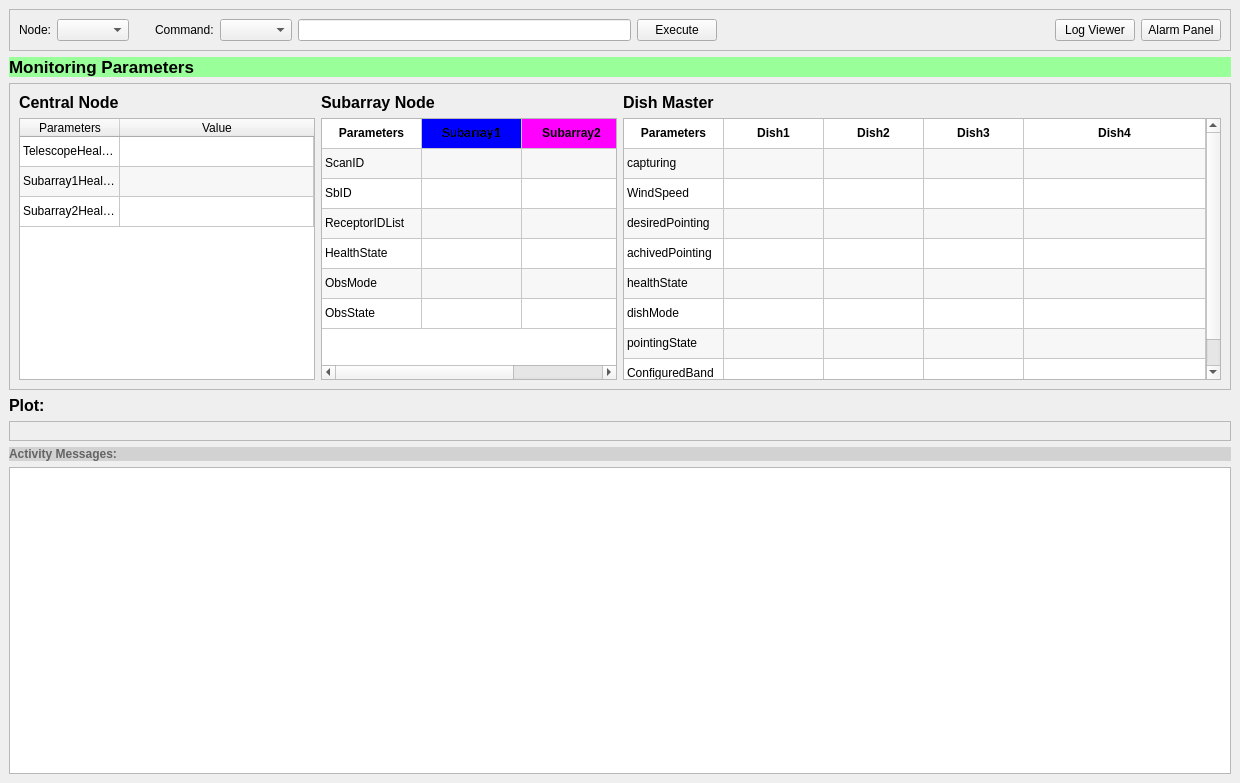
<?xml version="1.0" encoding="UTF-8"?>
<ui version="4.0">
 <class>MainWindow</class>
 <widget class="QMainWindow" name="MainWindow">
  <property name="geometry">
   <rect>
    <x>0</x>
    <y>0</y>
    <width>1240</width>
    <height>783</height>
   </rect>
  </property>
  <property name="windowTitle">
   <string>Telescope Monitoring and Controlling System (Prototype Phase-1)</string>
  </property>
  <widget class="QWidget" name="centralwidget">
   <layout class="QVBoxLayout" name="verticalLayout_10">
    <item>
     <widget class="QFrame" name="frame">
      <property name="frameShape">
       <enum>QFrame::StyledPanel</enum>
      </property>
      <property name="frameShadow">
       <enum>QFrame::Raised</enum>
      </property>
      <layout class="QVBoxLayout" name="verticalLayout_6">
       <item>
        <layout class="QHBoxLayout" name="horizontalLayout">
         <item>
          <widget class="QLabel" name="label">
           <property name="text">
            <string>Node:</string>
           </property>
          </widget>
         </item>
         <item>
          <widget class="QComboBox" name="comboBoxNode">
           <property name="sizeAdjustPolicy">
            <enum>QComboBox::AdjustToContents</enum>
           </property>
          </widget>
         </item>
         <item>
          <spacer name="horizontalSpacer">
           <property name="orientation">
            <enum>Qt::Horizontal</enum>
           </property>
           <property name="sizeType">
            <enum>QSizePolicy::Fixed</enum>
           </property>
           <property name="sizeHint" stdset="0">
            <size>
             <width>20</width>
             <height>20</height>
            </size>
           </property>
          </spacer>
         </item>
         <item>
          <widget class="QLabel" name="label_2">
           <property name="text">
            <string>Command:</string>
           </property>
          </widget>
         </item>
         <item>
          <widget class="QComboBox" name="comboBoxCommand"/>
         </item>
         <item>
          <widget class="QLineEdit" name="lineEditCommandTerminal"/>
         </item>
         <item>
          <widget class="QPushButton" name="pushButtonExecute">
           <property name="text">
            <string>Execute</string>
           </property>
          </widget>
         </item>
         <item>
          <spacer name="horizontalSpacer_2">
           <property name="orientation">
            <enum>Qt::Horizontal</enum>
           </property>
           <property name="sizeHint" stdset="0">
            <size>
             <width>40</width>
             <height>20</height>
            </size>
           </property>
          </spacer>
         </item>
         <item>
          <widget class="QPushButton" name="pushButtonLogViwer">
           <property name="text">
            <string>Log Viewer</string>
           </property>
          </widget>
         </item>
         <item>
          <widget class="QPushButton" name="pushButtonAlarmPanel">
           <property name="text">
            <string>Alarm Panel</string>
           </property>
          </widget>
         </item>
        </layout>
       </item>
      </layout>
     </widget>
    </item>
    <item>
     <widget class="QLabel" name="label_4">
      <property name="font">
       <font>
        <pointsize>13</pointsize>
        <weight>75</weight>
        <bold>true</bold>
       </font>
      </property>
      <property name="styleSheet">
       <string notr="true">background-color: #99FF99;</string>
      </property>
      <property name="text">
       <string>Monitoring Parameters</string>
      </property>
     </widget>
    </item>
    <item>
     <widget class="QFrame" name="frame_2">
      <property name="frameShape">
       <enum>QFrame::StyledPanel</enum>
      </property>
      <property name="frameShadow">
       <enum>QFrame::Raised</enum>
      </property>
      <layout class="QHBoxLayout" name="horizontalLayout_5">
       <item>
        <layout class="QVBoxLayout" name="verticalLayout_7">
         <item>
          <layout class="QHBoxLayout" name="horizontalLayout_4">
           <item>
            <layout class="QVBoxLayout" name="verticalLayout">
             <item>
              <widget class="QLabel" name="label_5">
               <property name="font">
                <font>
                 <pointsize>12</pointsize>
                 <weight>75</weight>
                 <bold>true</bold>
                </font>
               </property>
               <property name="text">
                <string>Central Node</string>
               </property>
              </widget>
             </item>
             <item>
              <widget class="QTableWidget" name="tableWidgetCentral">
               <property name="minimumSize">
                <size>
                 <width>0</width>
                 <height>120</height>
                </size>
               </property>
               <property name="editTriggers">
                <set>QAbstractItemView::AnyKeyPressed|QAbstractItemView::EditKeyPressed</set>
               </property>
               <property name="alternatingRowColors">
                <bool>true</bool>
               </property>
               <property name="rowCount">
                <number>3</number>
               </property>
               <attribute name="horizontalHeaderCascadingSectionResizes">
                <bool>true</bool>
               </attribute>
               <attribute name="horizontalHeaderStretchLastSection">
                <bool>true</bool>
               </attribute>
               <attribute name="verticalHeaderVisible">
                <bool>false</bool>
               </attribute>
               <row/>
               <row/>
               <row/>
               <column>
                <property name="text">
                 <string>Parameters</string>
                </property>
               </column>
               <column>
                <property name="text">
                 <string>Value</string>
                </property>
               </column>
               <item row="0" column="0">
                <property name="text">
                 <string>TelescopeHealthState</string>
                </property>
               </item>
               <item row="1" column="0">
                <property name="text">
                 <string>Subarray1HealthState</string>
                </property>
               </item>
               <item row="2" column="0">
                <property name="text">
                 <string>Subarray2HealthState</string>
                </property>
               </item>
              </widget>
             </item>
            </layout>
           </item>
           <item>
            <layout class="QVBoxLayout" name="verticalLayout_2">
             <item>
              <widget class="QLabel" name="label_6">
               <property name="font">
                <font>
                 <pointsize>12</pointsize>
                 <weight>75</weight>
                 <bold>true</bold>
                </font>
               </property>
               <property name="text">
                <string>Subarray Node</string>
               </property>
              </widget>
             </item>
             <item>
              <widget class="QTableWidget" name="tableWidgetSubarray">
               <property name="minimumSize">
                <size>
                 <width>0</width>
                 <height>120</height>
                </size>
               </property>
               <property name="editTriggers">
                <set>QAbstractItemView::AnyKeyPressed|QAbstractItemView::EditKeyPressed</set>
               </property>
               <property name="alternatingRowColors">
                <bool>true</bool>
               </property>
               <property name="rowCount">
                <number>7</number>
               </property>
               <attribute name="horizontalHeaderVisible">
                <bool>false</bool>
               </attribute>
               <attribute name="horizontalHeaderStretchLastSection">
                <bool>true</bool>
               </attribute>
               <attribute name="verticalHeaderVisible">
                <bool>false</bool>
               </attribute>
               <row/>
               <row/>
               <row/>
               <row/>
               <row/>
               <row/>
               <row/>
               <column>
                <property name="text">
                 <string>New Column</string>
                </property>
               </column>
               <column>
                <property name="text">
                 <string>New Column</string>
                </property>
               </column>
               <column>
                <property name="text">
                 <string>New Column</string>
                </property>
               </column>
               <item row="0" column="0">
                <property name="text">
                 <string>Parameters</string>
                </property>
                <property name="font">
                 <font>
                  <weight>75</weight>
                  <bold>true</bold>
                  <strikeout>false</strikeout>
                  <kerning>true</kerning>
                 </font>
                </property>
                <property name="textAlignment">
                 <set>AlignHCenter|AlignVCenter|AlignCenter</set>
                </property>
                <property name="background">
                 <brush brushstyle="NoBrush">
                  <color alpha="255">
                   <red>210</red>
                   <green>210</green>
                   <blue>210</blue>
                  </color>
                 </brush>
                </property>
                <property name="foreground">
                 <brush brushstyle="SolidPattern">
                  <color alpha="255">
                   <red>0</red>
                   <green>0</green>
                   <blue>0</blue>
                  </color>
                 </brush>
                </property>
               </item>
               <item row="0" column="1">
                <property name="text">
                 <string>Subarray1</string>
                </property>
                <property name="font">
                 <font>
                  <weight>75</weight>
                  <bold>true</bold>
                  <stylestrategy>NoAntialias</stylestrategy>
                 </font>
                </property>
                <property name="textAlignment">
                 <set>AlignHCenter|AlignVCenter|AlignCenter</set>
                </property>
                <property name="background">
                 <brush brushstyle="SolidPattern">
                  <color alpha="255">
                   <red>0</red>
                   <green>0</green>
                   <blue>255</blue>
                  </color>
                 </brush>
                </property>
               </item>
               <item row="0" column="2">
                <property name="text">
                 <string>Subarray2</string>
                </property>
                <property name="font">
                 <font>
                  <weight>75</weight>
                  <bold>true</bold>
                 </font>
                </property>
                <property name="textAlignment">
                 <set>AlignHCenter|AlignVCenter|AlignCenter</set>
                </property>
                <property name="background">
                 <brush brushstyle="SolidPattern">
                  <color alpha="255">
                   <red>255</red>
                   <green>0</green>
                   <blue>255</blue>
                  </color>
                 </brush>
                </property>
               </item>
               <item row="1" column="0">
                <property name="text">
                 <string>ScanID</string>
                </property>
               </item>
               <item row="2" column="0">
                <property name="text">
                 <string>SbID</string>
                </property>
               </item>
               <item row="3" column="0">
                <property name="text">
                 <string>ReceptorIDList</string>
                </property>
               </item>
               <item row="4" column="0">
                <property name="text">
                 <string>HealthState</string>
                </property>
               </item>
               <item row="5" column="0">
                <property name="text">
                 <string>ObsMode</string>
                </property>
               </item>
               <item row="6" column="0">
                <property name="text">
                 <string>ObsState</string>
                </property>
               </item>
              </widget>
             </item>
            </layout>
           </item>
          </layout>
         </item>
        </layout>
       </item>
       <item>
        <layout class="QVBoxLayout" name="verticalLayout_3">
         <item>
          <widget class="QLabel" name="label_7">
           <property name="font">
            <font>
             <pointsize>12</pointsize>
             <weight>75</weight>
             <bold>true</bold>
            </font>
           </property>
           <property name="text">
            <string>Dish Master</string>
           </property>
          </widget>
         </item>
         <item>
          <widget class="QTableWidget" name="tableWidgetDish">
           <property name="minimumSize">
            <size>
             <width>0</width>
             <height>180</height>
            </size>
           </property>
           <property name="verticalScrollBarPolicy">
            <enum>Qt::ScrollBarAsNeeded</enum>
           </property>
           <property name="editTriggers">
            <set>QAbstractItemView::AnyKeyPressed|QAbstractItemView::EditKeyPressed</set>
           </property>
           <property name="alternatingRowColors">
            <bool>true</bool>
           </property>
           <property name="rowCount">
            <number>9</number>
           </property>
           <attribute name="horizontalHeaderVisible">
            <bool>false</bool>
           </attribute>
           <attribute name="horizontalHeaderStretchLastSection">
            <bool>true</bool>
           </attribute>
           <attribute name="verticalHeaderVisible">
            <bool>false</bool>
           </attribute>
           <row/>
           <row/>
           <row/>
           <row/>
           <row/>
           <row/>
           <row/>
           <row/>
           <row/>
           <column>
            <property name="text">
             <string>Parameters</string>
            </property>
           </column>
           <column>
            <property name="text">
             <string>Dish1</string>
            </property>
           </column>
           <column>
            <property name="text">
             <string>Dish2</string>
            </property>
           </column>
           <column>
            <property name="text">
             <string>Dish3</string>
            </property>
           </column>
           <column>
            <property name="text">
             <string>Dish4</string>
            </property>
           </column>
           <item row="0" column="0">
            <property name="text">
             <string>Parameters</string>
            </property>
            <property name="font">
             <font>
              <weight>75</weight>
              <bold>true</bold>
             </font>
            </property>
            <property name="textAlignment">
             <set>AlignHCenter|AlignVCenter|AlignCenter</set>
            </property>
            <property name="background">
             <brush brushstyle="NoBrush">
              <color alpha="255">
               <red>0</red>
               <green>0</green>
               <blue>0</blue>
              </color>
             </brush>
            </property>
           </item>
           <item row="0" column="1">
            <property name="text">
             <string>Dish1</string>
            </property>
            <property name="font">
             <font>
              <weight>75</weight>
              <bold>true</bold>
             </font>
            </property>
            <property name="textAlignment">
             <set>AlignHCenter|AlignVCenter|AlignCenter</set>
            </property>
           </item>
           <item row="0" column="2">
            <property name="text">
             <string>Dish2</string>
            </property>
            <property name="font">
             <font>
              <weight>75</weight>
              <bold>true</bold>
             </font>
            </property>
            <property name="textAlignment">
             <set>AlignHCenter|AlignVCenter|AlignCenter</set>
            </property>
           </item>
           <item row="0" column="3">
            <property name="text">
             <string>Dish3</string>
            </property>
            <property name="font">
             <font>
              <weight>75</weight>
              <bold>true</bold>
             </font>
            </property>
            <property name="textAlignment">
             <set>AlignHCenter|AlignVCenter|AlignCenter</set>
            </property>
           </item>
           <item row="0" column="4">
            <property name="text">
             <string>Dish4</string>
            </property>
            <property name="font">
             <font>
              <weight>75</weight>
              <italic>false</italic>
              <bold>true</bold>
             </font>
            </property>
            <property name="textAlignment">
             <set>AlignHCenter|AlignVCenter|AlignCenter</set>
            </property>
            <property name="background">
             <brush brushstyle="NoBrush">
              <color alpha="255">
               <red>0</red>
               <green>0</green>
               <blue>0</blue>
              </color>
             </brush>
            </property>
           </item>
           <item row="1" column="0">
            <property name="text">
             <string>capturing</string>
            </property>
           </item>
           <item row="2" column="0">
            <property name="text">
             <string>WindSpeed</string>
            </property>
           </item>
           <item row="3" column="0">
            <property name="text">
             <string>desiredPointing</string>
            </property>
           </item>
           <item row="4" column="0">
            <property name="text">
             <string>achivedPointing</string>
            </property>
           </item>
           <item row="5" column="0">
            <property name="text">
             <string>healthState</string>
            </property>
           </item>
           <item row="6" column="0">
            <property name="text">
             <string>dishMode</string>
            </property>
           </item>
           <item row="7" column="0">
            <property name="text">
             <string>pointingState</string>
            </property>
           </item>
           <item row="8" column="0">
            <property name="text">
             <string>ConfiguredBand</string>
            </property>
           </item>
          </widget>
         </item>
        </layout>
       </item>
      </layout>
     </widget>
    </item>
    <item>
     <layout class="QVBoxLayout" name="verticalLayout_8">
      <item>
       <widget class="QLabel" name="label_11">
        <property name="sizePolicy">
         <sizepolicy hsizetype="Preferred" vsizetype="Fixed">
          <horstretch>0</horstretch>
          <verstretch>0</verstretch>
         </sizepolicy>
        </property>
        <property name="font">
         <font>
          <pointsize>12</pointsize>
          <weight>75</weight>
          <bold>true</bold>
         </font>
        </property>
        <property name="text">
         <string>Plot:</string>
        </property>
       </widget>
      </item>
      <item>
       <widget class="QFrame" name="frame_3">
        <property name="frameShape">
         <enum>QFrame::StyledPanel</enum>
        </property>
        <property name="frameShadow">
         <enum>QFrame::Raised</enum>
        </property>
        <layout class="QVBoxLayout" name="verticalLayout_9">
         <item>
          <layout class="QHBoxLayout" name="horizontalLayoutPlotting"/>
         </item>
        </layout>
       </widget>
      </item>
     </layout>
    </item>
    <item>
     <widget class="QLabel" name="label_10">
      <property name="font">
       <font>
        <weight>75</weight>
        <bold>true</bold>
       </font>
      </property>
      <property name="styleSheet">
       <string notr="true">background-color: rgb(210, 210, 210);color: rgb(100, 100, 100);</string>
      </property>
      <property name="text">
       <string>Activity Messages:</string>
      </property>
     </widget>
    </item>
    <item>
     <widget class="QPlainTextEdit" name="plainTextEdit"/>
    </item>
   </layout>
  </widget>
 </widget>
 <resources/>
 <connections/>
</ui>
